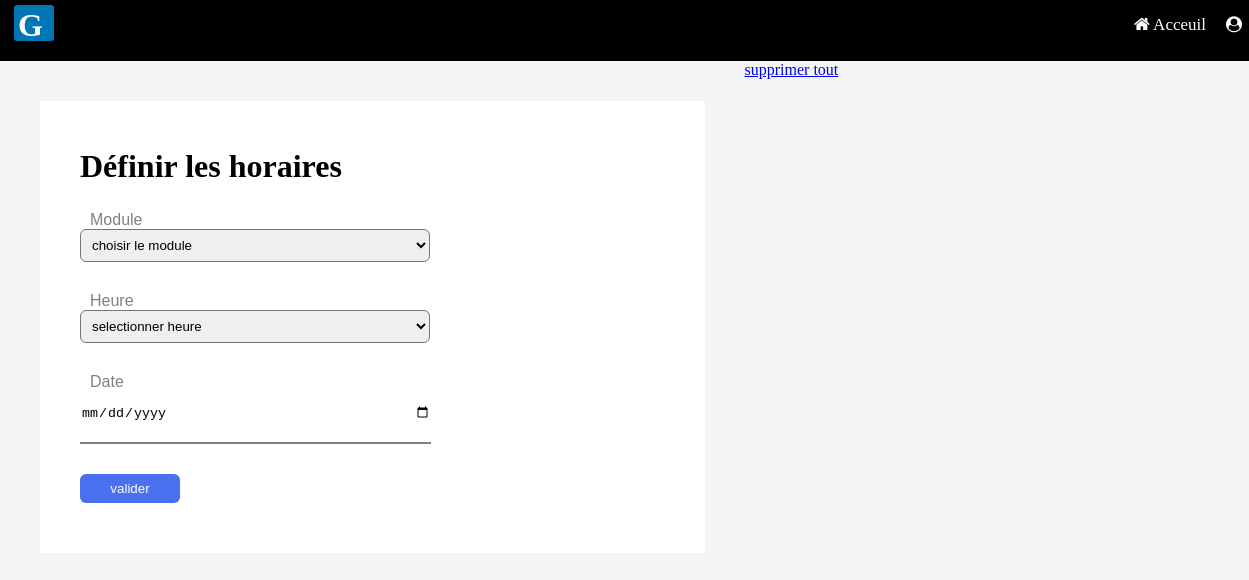
The app's page /proposer.php?ide=ET45611, older data.
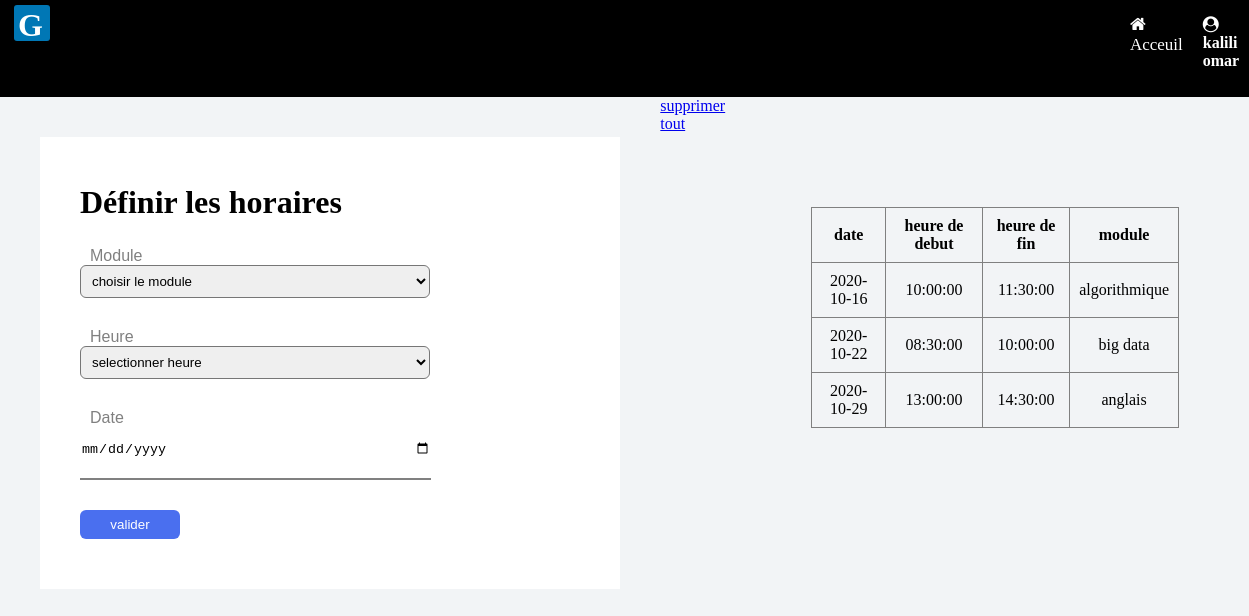
The same page, newer data.
### tables this page shows
CREATE TABLE `etudiant` (
  `num_ins` int(11) NOT NULL,
  `nome` varchar(45) NOT NULL,
  `prenome` varchar(45) NOT NULL,
  `N_Tele` int(11) NOT NULL,
  `emaile` varchar(100) NOT NULL,
  `idG` int(11) DEFAULT NULL,
  `id_l` int(11) DEFAULT NULL,
  `identifiant` char(7) DEFAULT NULL
);

CREATE TABLE `module` (
  `id_module` int(11) NOT NULL,
  `nom_module` varchar(45) NOT NULL,
  `id_e` char(4) DEFAULT NULL,
  `id_n` int(11) NOT NULL,
  `id_h` int(11) NOT NULL DEFAULT 0,
  `id_p` int(11) DEFAULT NULL
);

CREATE TABLE `periode_examen` (
  `id_p` int(11) NOT NULL,
  `heure_debut` time NOT NULL DEFAULT current_timestamp(),
  `heure_fin` time NOT NULL,
  `date_p` date NOT NULL
);

### proposer.php (the view, shortened to what this page needs)
<!DOCTYPE html>
<html>
<head>
	<link rel="stylesheet" type="text/css" href="h.css">
<link rel="stylesheet" type="text/css" href="o.css">
<link rel="stylesheet" href="https://maxcdn.bootstrapcdn.com/font-awesome/4.7.0/css/font-awesome.min.css">
<link rel="stylesheet" href="ty.css">
<link rel="stylesheet" href="ze1.css">
<link rel="stylesheet" href="pA.css">
</head>
<body>
	<?php
	if (isset($_GET['ide'])) {
?>
	<div class="oy">
		<div class="G">
			 <h1>G</h1>
	  </div>
		<div class="iop" style="margin-left: 1070px">
			<a href="home.php" ><i class="fa fa-home"></i> Acceuil</a>
		<?php
      require_once 'model.php';
 $q=$bd->query("SELECT * FROM etudiant INNER JOIN groupe ON groupe.idG = etudiant.idG INNER JOIN section ON section.id_section = groupe.id_section INNER JOIN niveau_de_formation ON niveau_de_formation.id_n = section.id_n WHERE identifiant='". $_GET['ide']."'");
$t=$q->fetch();
		 ?>	<h4 style="margin-top: 11px;margin-left: 10px;"><i class="fa fa-user-circle"></i> <?php echo $t['nome']." ".$t['prenome']; ?></h4>
 			</div>
</div>
<div class="tt" style="color:black;">
<div class="op">
<div class="w" style="left:20px;">
	<h2>
		Définir les horaires
	</h2>
  <form method="post" action="proposer.php?ide=<?php echo $_GET['ide'];?>">
<label>Module</label>
<select name="m" required>
		<option>choisir le module</option>
</select>
<label>heure </label>
<select name="hd"  required>
		<option value="">selectionner heure</option>
		</select>
<label>date </label>
<input type="date" name="d" required>
<input style="color:white;" type="submit" name="submit" value="valider">
  </form>
</div>
</div>
<a href="supp1.php?idn=<?php echo $t['id_n']."&ide=".$_GET['ide'];?> ">supprimer tout</a>
<?php
  require_once 'kjh.php';
 ?>
</div>
<?php
	}
	else {
		 header("Location:home.php?d=2");
	}
	?>
</body>
</html>

### kjh.php (shortened to what this page needs)
<!DOCTYPE html>
<html>
<head>
</head>
<body>
<div class="tru">
 <table border="1">
<?php
 $q=$bd->query("SELECT * FROM `module` INNER JOIN periode_examen on module.id_p=periode_examen.id_p WHERE `id_n`=
'". $t['id_n']."'");
if ($q->rowCount()!=0) {
	?>
	<tr>
						<th>date</th>
						<th>heure de debut</th>
						<th>heure de fin</th>
						<th>module</th>
	</tr>
	<?php
while ($aze=$q->fetch()) {
?>
<tr>
 <td> <?php echo $aze['date_p']; ?></td>
	 <td> <?php echo $aze['heure_debut']; ?></td>
		 <td> <?php echo $aze['heure_fin']; ?></td>
			 <td> <?php echo $aze['nom_module']; ?></td>
</tr>
<?php
}
}
?>
 </table>
</div>
</body>
</html>

Row changes from the older to the newer data that the page shows:
added etudiant: nome "kalili", prenome "omar"
now on this page (row edited): module: id_p.date_p "2020-10-16", id_p.heure_debut "10:00:00", id_p.heure_fin "11:30:00", nom_module "algorithmique"
added module: id_p.date_p "2020-10-22", id_p.heure_debut "08:30:00", id_p.heure_fin "10:00:00", nom_module "big data"
added module: id_p.date_p "2020-10-29", id_p.heure_debut "13:00:00", id_p.heure_fin "14:30:00", nom_module "anglais"
Text that changed along with them:
text now shown: "date heure de debut heure de fin module"
